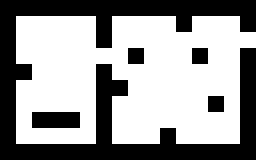

A level layout from a 2D game, rendered from its tile map. Below: a short description, then the map file with its tile-grid data intact:
An orthogonal 16x10 tile map with 16x16 px tiles, 1 tile layer (Tile Layer 1) and 15 objects.

<map version="1.0" orientation="orthogonal" renderorder="left-up" width="16" height="10" tilewidth="16" tileheight="16" nextobjectid="16">
 <tileset firstgid="1" name="mazetiles" tilewidth="16" tileheight="16" tilecount="2">
  <image source="../Tiles/mazetiles.png" width="32" height="16" />
 </tileset>
 <layer name="Tile Layer 1" width="16" height="10">
  <data>
   <tile gid="2" />
   <tile gid="2" />
   <tile gid="2" />
   <tile gid="2" />
   <tile gid="2" />
   <tile gid="2" />
   <tile gid="2" />
   <tile gid="2" />
   <tile gid="2" />
   <tile gid="2" />
   <tile gid="2" />
   <tile gid="2" />
   <tile gid="2" />
   <tile gid="2" />
   <tile gid="2" />
   <tile gid="2" />
   <tile gid="2" />
   <tile gid="1" />
   <tile gid="1" />
   <tile gid="1" />
   <tile gid="1" />
   <tile gid="1" />
   <tile gid="2" />
   <tile gid="1" />
   <tile gid="1" />
   <tile gid="1" />
   <tile gid="1" />
   <tile gid="2" />
   <tile gid="1" />
   <tile gid="1" />
   <tile gid="1" />
   <tile gid="2" />
   <tile gid="2" />
   <tile gid="1" />
   <tile gid="1" />
   <tile gid="1" />
   <tile gid="1" />
   <tile gid="1" />
   <tile gid="2" />
   <tile gid="1" />
   <tile gid="1" />
   <tile gid="1" />
   <tile gid="1" />
   <tile gid="1" />
   <tile gid="1" />
   <tile gid="1" />
   <tile gid="1" />
   <tile gid="1" />
   <tile gid="2" />
   <tile gid="1" />
   <tile gid="1" />
   <tile gid="1" />
   <tile gid="1" />
   <tile gid="1" />
   <tile gid="1" />
   <tile gid="1" />
   <tile gid="2" />
   <tile gid="1" />
   <tile gid="1" />
   <tile gid="1" />
   <tile gid="2" />
   <tile gid="1" />
   <tile gid="1" />
   <tile gid="2" />
   <tile gid="2" />
   <tile gid="2" />
   <tile gid="1" />
   <tile gid="1" />
   <tile gid="1" />
   <tile gid="1" />
   <tile gid="2" />
   <tile gid="1" />
   <tile gid="1" />
   <tile gid="1" />
   <tile gid="1" />
   <tile gid="1" />
   <tile gid="1" />
   <tile gid="1" />
   <tile gid="1" />
   <tile gid="2" />
   <tile gid="2" />
   <tile gid="1" />
   <tile gid="1" />
   <tile gid="1" />
   <tile gid="1" />
   <tile gid="1" />
   <tile gid="2" />
   <tile gid="2" />
   <tile gid="1" />
   <tile gid="1" />
   <tile gid="1" />
   <tile gid="1" />
   <tile gid="1" />
   <tile gid="1" />
   <tile gid="1" />
   <tile gid="2" />
   <tile gid="2" />
   <tile gid="1" />
   <tile gid="1" />
   <tile gid="1" />
   <tile gid="1" />
   <tile gid="1" />
   <tile gid="2" />
   <tile gid="1" />
   <tile gid="1" />
   <tile gid="1" />
   <tile gid="1" />
   <tile gid="1" />
   <tile gid="1" />
   <tile gid="2" />
   <tile gid="1" />
   <tile gid="2" />
   <tile gid="2" />
   <tile gid="1" />
   <tile gid="2" />
   <tile gid="2" />
   <tile gid="2" />
   <tile gid="1" />
   <tile gid="2" />
   <tile gid="1" />
   <tile gid="1" />
   <tile gid="1" />
   <tile gid="1" />
   <tile gid="1" />
   <tile gid="1" />
   <tile gid="1" />
   <tile gid="1" />
   <tile gid="2" />
   <tile gid="2" />
   <tile gid="1" />
   <tile gid="1" />
   <tile gid="1" />
   <tile gid="1" />
   <tile gid="1" />
   <tile gid="2" />
   <tile gid="1" />
   <tile gid="1" />
   <tile gid="1" />
   <tile gid="2" />
   <tile gid="1" />
   <tile gid="1" />
   <tile gid="1" />
   <tile gid="1" />
   <tile gid="2" />
   <tile gid="2" />
   <tile gid="2" />
   <tile gid="2" />
   <tile gid="2" />
   <tile gid="2" />
   <tile gid="2" />
   <tile gid="2" />
   <tile gid="2" />
   <tile gid="2" />
   <tile gid="2" />
   <tile gid="2" />
   <tile gid="2" />
   <tile gid="2" />
   <tile gid="2" />
   <tile gid="2" />
   <tile gid="2" />
  </data>
 </layer>
 <objectgroup name="collider">
  <object id="1" x="0" y="0" width="256" height="16" />
  <object id="2" x="0" y="16" width="16" height="144" />
  <object id="3" x="16" y="64" width="16" height="16" />
  <object id="4" x="16" y="144" width="240" height="16" />
  <object id="5" x="240" y="16" width="16" height="16" />
  <object id="6" x="240" y="48" width="16" height="96" />
  <object id="7" x="32" y="112" width="48" height="16" />
  <object id="8" x="96" y="16" width="16" height="32" />
  <object id="9" x="128" y="48" width="16" height="16" />
  <object id="10" x="96" y="64" width="16" height="80" />
  <object id="11" x="112" y="80" width="16" height="16" />
  <object id="12" x="176" y="16" width="16" height="16" />
  <object id="13" x="192" y="48" width="16" height="16" />
  <object id="14" x="208" y="96" width="16" height="16" />
  <object id="15" x="160" y="128" width="16" height="16" />
 </objectgroup>
</map>